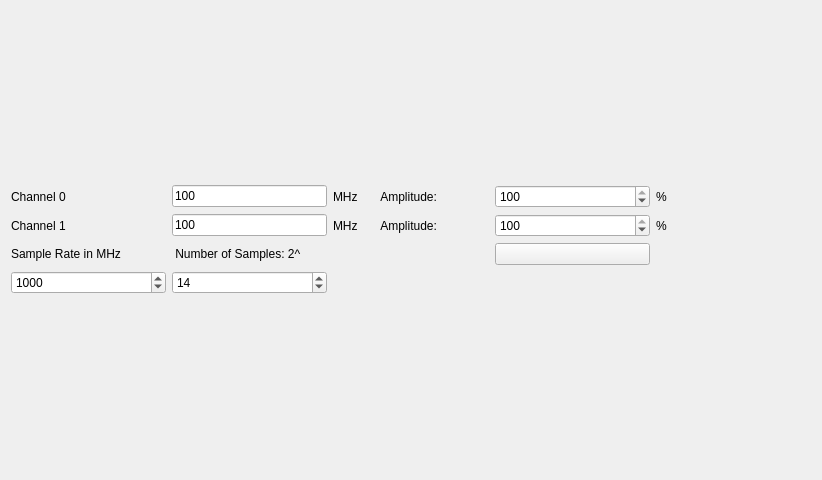
<?xml version="1.0" encoding="UTF-8"?>
<ui version="4.0">
 <class>Form</class>
 <widget class="QWidget" name="Form">
  <property name="geometry">
   <rect>
    <x>0</x>
    <y>0</y>
    <width>822</width>
    <height>480</height>
   </rect>
  </property>
  <property name="minimumSize">
   <size>
    <width>400</width>
    <height>0</height>
   </size>
  </property>
  <property name="windowTitle">
   <string>Form</string>
  </property>
  <property name="toolTip">
   <string/>
  </property>
  <layout class="QVBoxLayout" name="verticalLayout_2">
   <item>
    <layout class="QHBoxLayout" name="horizontalLayout">
     <item>
      <layout class="QVBoxLayout" name="verticalLayout">
       <item>
        <layout class="QGridLayout" name="gridLayout">
         <item row="0" column="0">
          <widget class="QLabel" name="label_2">
           <property name="sizePolicy">
            <sizepolicy hsizetype="Minimum" vsizetype="Preferred">
             <horstretch>0</horstretch>
             <verstretch>0</verstretch>
            </sizepolicy>
           </property>
           <property name="text">
            <string>Channel 0</string>
           </property>
          </widget>
         </item>
         <item row="1" column="0">
          <widget class="QLabel" name="label_4">
           <property name="sizePolicy">
            <sizepolicy hsizetype="Minimum" vsizetype="Preferred">
             <horstretch>0</horstretch>
             <verstretch>0</verstretch>
            </sizepolicy>
           </property>
           <property name="text">
            <string>Channel 1</string>
           </property>
          </widget>
         </item>
         <item row="0" column="1">
          <widget class="QLineEdit" name="lineEdit_freq_ch0">
           <property name="enabled">
            <bool>true</bool>
           </property>
           <property name="sizePolicy">
            <sizepolicy hsizetype="Minimum" vsizetype="Fixed">
             <horstretch>0</horstretch>
             <verstretch>0</verstretch>
            </sizepolicy>
           </property>
           <property name="text">
            <string>100</string>
           </property>
          </widget>
         </item>
         <item row="1" column="2">
          <widget class="QLabel" name="label_6">
           <property name="text">
            <string>MHz       Amplitude:</string>
           </property>
          </widget>
         </item>
         <item row="2" column="3">
          <widget class="QPushButton" name="pushButton_SingleTone">
           <property name="toolTip">
            <string>Start/Stop</string>
           </property>
           <property name="text">
            <string/>
           </property>
          </widget>
         </item>
         <item row="3" column="0">
          <widget class="QSpinBox" name="spinBox_sampleRate">
           <property name="minimum">
            <number>0</number>
           </property>
           <property name="maximum">
            <number>1250</number>
           </property>
           <property name="singleStep">
            <number>10</number>
           </property>
           <property name="value">
            <number>1000</number>
           </property>
          </widget>
         </item>
         <item row="2" column="1">
          <widget class="QLabel" name="label_10">
           <property name="text">
            <string> Number of Samples: 2^</string>
           </property>
          </widget>
         </item>
         <item row="3" column="1">
          <widget class="QSpinBox" name="spinBox_NumSamples">
           <property name="minimum">
            <number>7</number>
           </property>
           <property name="maximum">
            <number>22</number>
           </property>
           <property name="value">
            <number>14</number>
           </property>
          </widget>
         </item>
         <item row="1" column="3">
          <widget class="QSpinBox" name="spinBox_amplitude1">
           <property name="minimum">
            <number>10</number>
           </property>
           <property name="maximum">
            <number>100</number>
           </property>
           <property name="singleStep">
            <number>10</number>
           </property>
           <property name="value">
            <number>100</number>
           </property>
          </widget>
         </item>
         <item row="0" column="4">
          <widget class="QLabel" name="label_12">
           <property name="sizePolicy">
            <sizepolicy hsizetype="Minimum" vsizetype="Preferred">
             <horstretch>0</horstretch>
             <verstretch>0</verstretch>
            </sizepolicy>
           </property>
           <property name="text">
            <string>%</string>
           </property>
          </widget>
         </item>
         <item row="1" column="4">
          <widget class="QLabel" name="label_14">
           <property name="sizePolicy">
            <sizepolicy hsizetype="Minimum" vsizetype="Preferred">
             <horstretch>0</horstretch>
             <verstretch>0</verstretch>
            </sizepolicy>
           </property>
           <property name="text">
            <string>%</string>
           </property>
          </widget>
         </item>
         <item row="0" column="3">
          <widget class="QSpinBox" name="spinBox_amplitude">
           <property name="minimum">
            <number>10</number>
           </property>
           <property name="maximum">
            <number>100</number>
           </property>
           <property name="singleStep">
            <number>10</number>
           </property>
           <property name="value">
            <number>100</number>
           </property>
          </widget>
         </item>
         <item row="0" column="2">
          <widget class="QLabel" name="label_5">
           <property name="text">
            <string>MHz       Amplitude:</string>
           </property>
          </widget>
         </item>
         <item row="1" column="1">
          <widget class="QLineEdit" name="lineEdit_freq_ch1">
           <property name="sizePolicy">
            <sizepolicy hsizetype="Minimum" vsizetype="Fixed">
             <horstretch>0</horstretch>
             <verstretch>0</verstretch>
            </sizepolicy>
           </property>
           <property name="text">
            <string>100</string>
           </property>
          </widget>
         </item>
         <item row="2" column="0">
          <widget class="QLabel" name="label_13">
           <property name="text">
            <string>Sample Rate in MHz</string>
           </property>
          </widget>
         </item>
        </layout>
       </item>
      </layout>
     </item>
    </layout>
   </item>
  </layout>
 </widget>
 <resources/>
 <connections/>
</ui>
